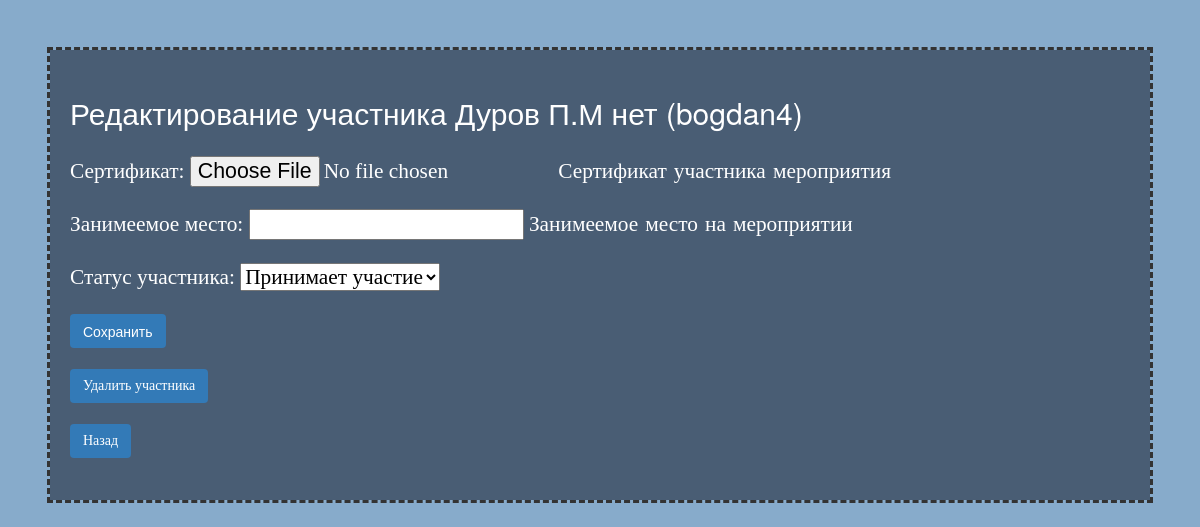
Page /updateuserevent/6/ (signed in) on the earlier database version.
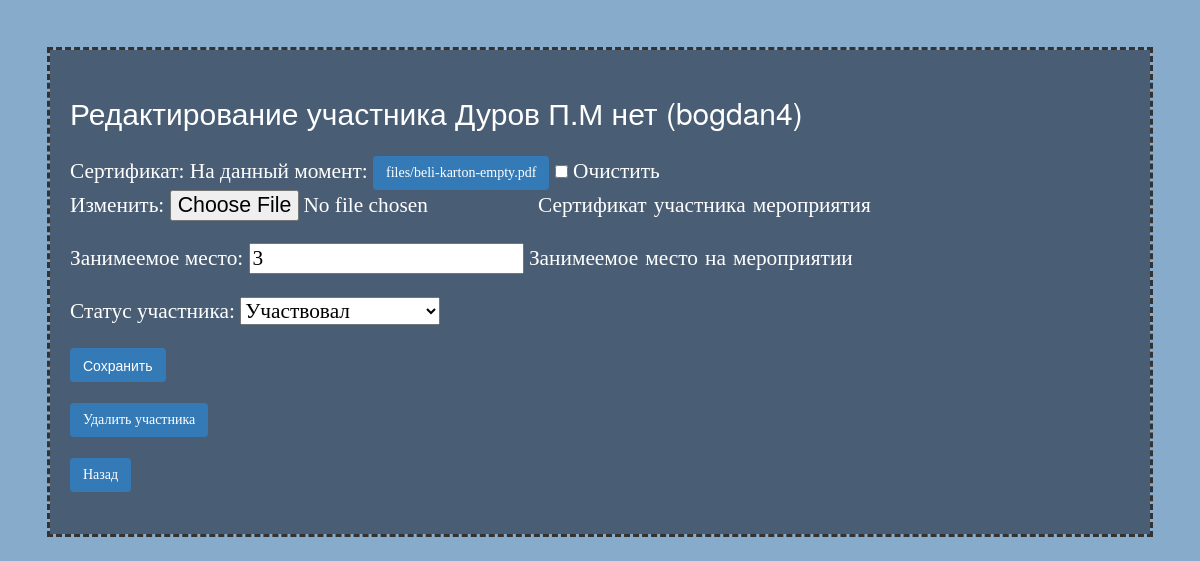
Same page on the later database version.
### event/models.py (models this page shows)
class UsersEvents(models.Model):
    event = models.ForeignKey(Event, on_delete=models.CASCADE, verbose_name='Событие в котором учавствует пользователь')
    users = models.ForeignKey(Users, on_delete=models.CASCADE, verbose_name='Пользователь', help_text='Логин пользователя')
    status = models.ForeignKey(UserStatus, on_delete=models.CASCADE, default=1, null=True, verbose_name='Статус участника')
    date_reg = models.DateField(default=timezone.now, verbose_name='Дата регистрации', help_text='Дата регистрации на меропрятии')
    link_certificate = models.FileField(null=True, blank=True, verbose_name='Сертификат', help_text='Сертификат участника мероприятия', upload_to='files/')
    rating = models.IntegerField(null=True, blank=True, verbose_name='Занимеемое место', help_text='Занимеемое место на мероприятии')
    class Meta:
        verbose_name_plural = 'События и участники'
        verbose_name = 'Событие и участник'
        ordering = ['-status', '-date_reg', '-rating']

### event/views.py (the view)
# urls.py: path('updateuserevent/<int:ue_id>/', update_userevent, name='updateuserevent'),
@login_required
@transaction.atomic
def update_userevent(request, ue_id):
    user_event = UsersEvents.objects.get(pk=ue_id)
    if request.POST:
        form = UsersEventsForm(request.POST, request.FILES, instance=UsersEvents.objects.get(pk=ue_id))
        if form.is_valid():
            form.save(commit=False)
            form.users_id = user_event.users_id
            form.event_id = user_event.event_id
            form.save()
            event = Event.objects.get(pk=user_event.event_id)
            return redirect('by_event', event_id=event.id)
    else:
        form = UsersEventsForm(instance=user_event)
        form.date_reg = user_event.date_reg
    return render(request, 'event/updateuserevent.html', {'form': form, 'users': Users.objects.get(pk=user_event.users_id), 'ue_id': ue_id})

### event/forms.py
class UsersEventsForm(forms.ModelForm):
    class Meta:
        model = UsersEvents
        fields = ('link_certificate', 'rating', 'status')

### event/models.py (called while the page is built)
    def __str__(self):
        return self.name

### event/templates/event/updateuserevent.html (shortened to what this page needs)
{% load static %}
<html>
<head>
    <link rel="stylesheet" type="text/css" href="{% static 'event/style.css' %}">
</head>
<body>
    <div>
        <h2>Редактирование участника {{ users.user.first_name }} {{ users.user.last_name }} {{ users.second_name }} ({{ users.user.username }})</h2>
        <form method="post" enctype='multipart/form-data'>
            {{ form.as_p }}
            <button type="submit">Сохранить</button>
            <p><a href="{% url 'deleteuserevent' ue_id %}">Удалить участника</a></p>
            <p><a href="{% url 'index' %}">Назад</a></p>
        </form>
    </div>
</body>
</html>

Differences in the rows shown:
changed UsersEvents: rating (not shown) → "3"; status "Принимает участие" → "Участвовал"
Other differences:
form field as_p: (not shown) → "☐"
text no longer shown: "Сертификат: Сертификат участника мероприятия Занимеемое место: Занимеемое место на мероприятии Статус участника:"
text now shown: "Сертификат: На данный момент: files/beli-karton-empty.pdf Очистить Изменить: Сертификат участника мероприятия Занимеемое место: Занимеемое место на мероприятии Статус участника:"
